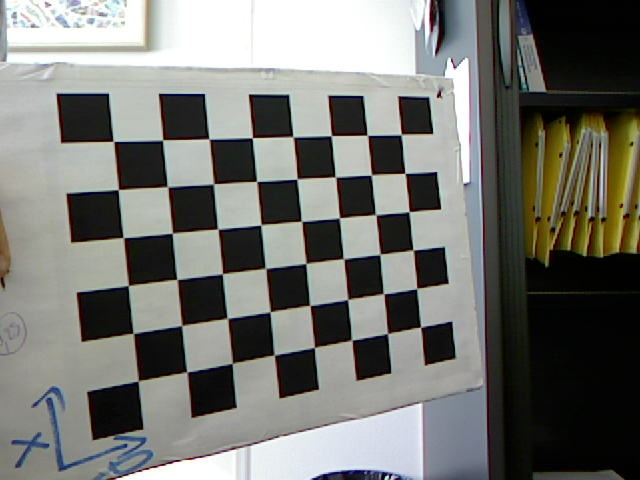
#> input picture imgs/img0.jpg, 640 x 480 px; the run also reads 1 picture not shown here
$ python main.py
#> lines starting #> are read from the running program, lines starting #| are printed output that depends on the picture; long printed decimals are rounded
### image.py
'''
Define image class which read the image, extract chessboard corners find the homography
'''
import cv2
import numpy as np


def normalize_trans(points):
    """TODO: Compute a transformation which translates and scale the inputted points such that
        their center is at the origin and their average distance to the origin is sqrt(2) using Equation.(21)

    Args:
        points (np.ndarray): points to normalize, shape (n, 2)
    Return:
        np.ndarray: similarity transformation for normalizing these points, shape (3, 3)
    """
    centroid = np.mean(points, axis=0)

    shifted = points - centroid

    dists = np.sqrt(np.sum(shifted**2, axis=1))
    mean_dist = np.mean(dists)

    s = np.sqrt(2) / mean_dist

    T = np.array([
        [s, 0, -s * centroid[0]],
        [0, s, -s * centroid[1]],
        [0, 0, 1]
    ])

    return T

def homogenize(points):
    """Convert points to homogeneous coordinate

    Args:
        points (np.ndarray): shape (n, 2)
    Return:
        np.ndarray: points in homogeneous coordinate (with 1 padded), shape (n, 3)
    """
    re = np.ones((points.shape[0], 3))
    re[:, :2] = points
    return re


class Image:
    """Provide operations on image necessary for calibration"""
    refine_criteria = (cv2.TERM_CRITERIA_EPS + cv2.TERM_CRITERIA_MAX_ITER, 30, 0.001)

    def __init__(self, impath, square_size=0.03, debug=False):
        """
        Args:
            impath (str): path to image file
            square_size (float): size in meter of a square on the chessboard
        """
        self.im = cv2.imread(impath)
        self.square_size = 0.03
        self.rows = 8  # number of rows in the grid pattern to look for on the chessboard
        self.cols = 6  # number of columns in the grid pattern to look for on the chessboard
        self.im_pts = self.locate_landmark()  # pixel coordinate of chessboard's corners
        self.plane_pts = self.get_landmark_world_coordinate()  # world coordinate of chessboard's corners
        self.H = self.find_homography()
        self.debug = debug
        self.im_name = impath[-5]

    def locate_landmark(self, draw_corners=False):
        """Identify corners on the chessboard such that they form a grid defined by inputted parameters

        Args:
            draw_corners (bool): to draw corners or not
        Return:
            np.ndarray: pixel coordinate of chessboard's corners, shape (self.rows * self.cols, 2)
        """
        # convert color image to gray scale
        gray = cv2.cvtColor(self.im, cv2.COLOR_BGR2GRAY)
        # find the chessboard corners
        ret, corners = cv2.findChessboardCorners(gray, (self.rows, self.cols), None)
        # if found, refine these corners' pixel coordinate & store them
        if ret:
            corners = cv2.cornerSubPix(gray, corners, (11, 11), (-1, -1), Image.refine_criteria)
            if draw_corners:
                cv2.drawChessboardCorners(self.im, (self.rows, self.cols), corners, ret)
                cv2.imshow('im', self.im)
                cv2.waitKey(0)
                cv2.destroyWindow('im')

        return corners.squeeze()

    def get_landmark_world_coordinate(self):
        """TODO: Compute 3D coordinate for each chessboard's corner. Assumption:

                * world origin is located at the 1st corner
                * x-axis is from corner 0 to corner 1 till corner 7,
                * y-axis is from corner 0 to corner 8 till corner 40,
                * distance between 2 adjacent corners is self.square_size
        Returns:
            np.ndarray: 3D coordinate of chessboard's corners, shape (self.rows * self.cols, 2)
        """
        x, y = np.meshgrid(np.arange(self.rows), np.arange(self.cols))
        pts = np.stack([x.flatten(), y.flatten()], axis=-1)*self.square_size
        return pts


    def find_homography(self):
        """TODO: Find the homography H that maps plane_pts to im_pts using Equation.(8)

        Return:
            np.ndarray: homography, shape (3, 3)
        """
        # get the normalize transformation
        T_norm_im = normalize_trans(self.im_pts)
        T_norm_plane = normalize_trans(self.plane_pts)

        # normalize image points and plane points
        norm_im_pts = (T_norm_im @ homogenize(self.im_pts).T).T  # shape (n, 3)
        norm_plane_pts = (T_norm_plane @ homogenize(self.plane_pts).T).T  # shape (n, 3)

        # TODO: construct linear equation to find normalized H using norm_im_pts and norm_plane_pts
        n = norm_im_pts.shape[0]
        Q = []

        for i in range(n):
            X, Y, _ = norm_plane_pts[i]
            u, v, _ = norm_im_pts[i]

            Q.append([X, Y, 1, 0, 0, 0, -u*X, -u*Y, -u])
            Q.append([0, 0, 0, X, Y, 1, -v*X, -v*Y, -v])

        Q = np.array(Q)

        # TODO: find normalized H as the singular vector Q associated with the smallest singular value
        _, _, Vt = np.linalg.svd(Q)
        H_norm = Vt[-1].reshape(3, 3)

        # TODO: de-normalize H_norm to get H
        H = np.linalg.inv(T_norm_im) @ H_norm @ T_norm_plane

        H /= H[-1, -1]
        return H

    def construct_v(self):
        """TODO: Find the left-hand side of Equation.(16) in the lab subject

        Return:
            np.ndarray: shape (2, 6)
        """
        H = self.H

        def v_ij(i, j):
            return np.array([
                H[0, i]*H[0, j],
                H[0, i]*H[1, j] + H[1, i]*H[0, j],
                H[1, i]*H[1, j],
                H[2, i]*H[0, j] + H[0, i]*H[2, j],
                H[2, i]*H[1, j] + H[1, i]*H[2, j],
                H[2, i]*H[2, j]
            ])

        v12 = v_ij(0, 1)
        v11 = v_ij(0, 0)
        v22 = v_ij(1, 1)

        return np.vstack([v12, v11 - v22])

    def find_extrinsic(self, K):
        """TODO: Find camera pose w.r.t the world frame defined by the chessboard using the homography and camera intrinsic
            matrix using Equation.(18)

        Arg:
            K (np.ndarray): camera intrinsic matrix, shape (3, 3)
        Returns:
            tuple[np.ndarray]: Rotation matrix (R) - shape (3, 3), translation vector (t) - shape (3,)
        """
        # NOTE: DO YOUR COMPUTATION OF R & t before the line "if self.debug"
        H = self.H

        K_inv = np.linalg.inv(K)
        H_ = K_inv @ H

        h1 = H_[:, 0]
        h2 = H_[:, 1]
        h3 = H_[:, 2]

        # scale factor
        lam = 1 / np.linalg.norm(h1)

        r1 = lam * h1
        r2 = lam * h2
        t = lam * h3

        # compute r3
        r3 = np.cross(r1, r2)

        R = np.stack([r1, r2, r3], axis=1)

        # enforce orthonormality via SVD
        U, _, Vt = np.linalg.svd(R)
        R = U @ Vt

 # this is just a dummy value, you should overwrite this with your computation

        if self.debug:
            assert self.plane_pts is not None, "Finish function get_landmark_world_coordinate first"
            # create a matrix of size (npts, 4), each row stores [X, Y, 0, 1] which is the homogeneous 3d coordinate
            # of each corner of the chessboard
            points_3d = np.zeros((self.plane_pts.shape[0], 4))
            points_3d[:, :2] = self.plane_pts
            points_3d[:, -1] = 1.0
            # project those 3d points onto image plane using Equation.(1)
            points_2d = (K @ np.concatenate((R, t.reshape(3, 1)), axis=1) @ points_3d.T).T
            points_2d /= points_2d[:, -1].reshape(-1, 1)
            points_2d = np.floor(points_2d).astype(int)
            # draw a circle around each corner
            im_ = self.im.copy()
            for j in range(points_2d.shape[0]):
                cv2.circle(im_, (points_2d[j, 0], points_2d[j, 1]), 5, (0, 255, 0), -1)
            cv2.imshow(f"img{self.im_name}", im_)

        return R, t


# [39 lines that do not run on import are left out]

### main.py
import numpy as np
import os
import matplotlib.pyplot as plt

from image import Image


if __name__ == '__main__':
	# get list of image names
	im_list = [file for file in os.listdir('./imgs') if file.endswith('.jpg')]

	# for each image, instantiate an Image object to calculate the Homography that map points from plane to image
	images = [Image(os.path.join('./imgs', im_file)) for im_file in im_list]
#> in __init__, self.im is the input picture: shape (480, 640, 3); mean B, G, R 112.8, 117.4, 116.8
#> in locate_landmark, `gray = cv2.cvtColor(self.im, cv2.COLOR_BGR2GRAY)`:
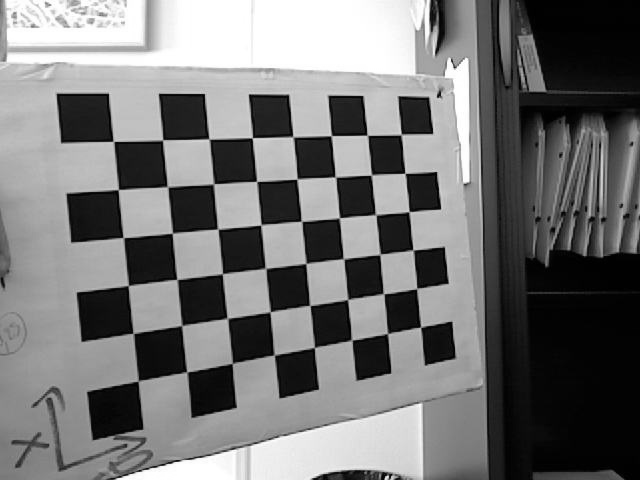
#> gray: shape (480, 640); min 0, max 255, mean 116.7
#> in locate_landmark, `ret, corners = cv2.findChessboardCorners(gray, (self.rows, self.cols),..`: ret = True; corners = 48 rows, first 8: [113.5, 141.4], [162.6, 139.9], [209, 138.9], [252.1, 137.9], [292.7, 136.7], [331.2, 135.7], [367.4, 135.3], [401.1, 134.5]
#> in locate_landmark, `corners = cv2.cornerSubPix(gray, corners, (11, 11), (-1, -1), Image.re..`: corners = 48 rows, first 8: [113.5, 141.4], [162.6, 140], [209.3, 139], [252.4, 137.7], [293.2, 136.8], [331.3, 135.7], [367.4, 135.3], [401.1, 134.6]
#> in __init__, `self.im_pts = self.locate_landmark()  # pixel coordinate of chessboard..`: self.im_pts = 48 pairs, first value 113.5 to 420.6, second value 134.6 to 380.8
#> in normalize_trans, `centroid = np.mean(points, axis=0)`: centroid = [277.2, 245.1]
#> in normalize_trans, `shifted = points - centroid`: shifted = 48 pairs, first value -163.8 to 143.4, second value -110.6 to 135.7
#> in normalize_trans, `dists = np.sqrt(np.sum(shifted**2, axis=1))`: dists = 48 values, max 194.2 at index 40, min 26.02 at index 27, mean 111.8
#> in normalize_trans, `mean_dist = np.mean(dists)`: mean_dist = 111.8
#> in normalize_trans, `s = np.sqrt(2) / mean_dist`: s = 0.0127
#> in normalize_trans, `T = np.array([ [s, 0, -s * centroid[0]], [0, s, -s * centroid[1]], [0,..`: T = [[0.0127, 0, -3.51], [0, 0.0127, -3.1], [0, 0, 1]]
#> in find_homography, `norm_im_pts = (T_norm_im @ homogenize(self.im_pts).T).T`: norm_im_pts = 48 rows, first 8: [-2.07, -1.31, 1], [-1.45, -1.33, 1], [-0.86, -1.34, 1], [-0.315, -1.36, 1], [0.202, -1.37, 1], [0.683, -1.39, 1], [1.14, -1.39, 1], [1.57, -1.4, 1]
#> the loop in find_homography, `for i in range(n):` made 48 passes
#> (u, v) on passes 1 to 12: (-2.07, -1.31), (-1.45, -1.33), (-0.86, -1.34), (-0.315, -1.36), (0.202, -1.37), (0.683, -1.39), (1.14, -1.39), (1.57, -1.4), (-2.01, -0.703), (-1.39, -0.739), (-0.806, -0.774), (-0.259, -0.806)
#> after the loop in find_homography, `for i in range(n):`: Q = 96 items
#> in find_homography, `H_norm = Vt[-1].reshape(3, 3)`: H_norm = [[-0.558, -0.06, -0.0482], [0.0598, -0.589, 0.00455], [-0.0337, -0.000729, -0.576]]
#> in find_homography, `H = np.linalg.inv(T_norm_im) @ H_norm @ T_norm_plane`: H = [[-941.7, -87.19, -58], [-62.49, -823.2, -72.46], [-0.595, -0.0128, -0.512]]
#> in find_homography, `H /= H[-1, -1]`: H = [[1838.1, 170.2, 113.2], [122, 1606.9, 141.4], [1.16, 0.0251, 1]]
#> in __init__, `self.H = self.find_homography()`: self.H has the same summary as H in find_homography
#> in locate_landmark (call 2), `ret, corners = cv2.findChessboardCorners(gray, (self.rows, self.cols),..`: corners = 48 rows, first 8: [113.8, 141.5], [163.2, 140.1], [209.4, 139.2], [252.7, 137.8], [293.4, 137], [331.8, 135.9], [367.8, 135.4], [401.5, 135.2]
#> in locate_landmark (call 2), `corners = cv2.cornerSubPix(gray, corners, (11, 11), (-1, -1), Image.re..`: corners = 48 rows, first 8: [113.6, 141.4], [163, 140.2], [209.5, 139.2], [252.6, 137.8], [293.4, 137.1], [331.8, 136], [367.6, 135.5], [401.6, 134.9]
#> in find_homography (call 2), `norm_im_pts = (T_norm_im @ homogenize(self.im_pts).T).T`: norm_im_pts = 48 rows, first 8: [-2.07, -1.31, 1], [-1.45, -1.33, 1], [-0.86, -1.34, 1], [-0.314, -1.36, 1], [0.202, -1.37, 1], [0.688, -1.38, 1], [1.14, -1.39, 1], [1.57, -1.4, 1]
#> the loop in find_homography (call 2), `for i in range(n):` made 48 passes
#> (u, v) on passes 1 to 12: (-2.07, -1.31), (-1.45, -1.33), (-0.86, -1.34), (-0.314, -1.36), (0.202, -1.37), (0.688, -1.38), (1.14, -1.39), (1.57, -1.4), (-2.01, -0.705), (-1.39, -0.739), (-0.802, -0.774), (-0.256, -0.808)
#> call 3 of __init__, with impath = './imgs/img2.jpg', square_size = 0.03, debug = False
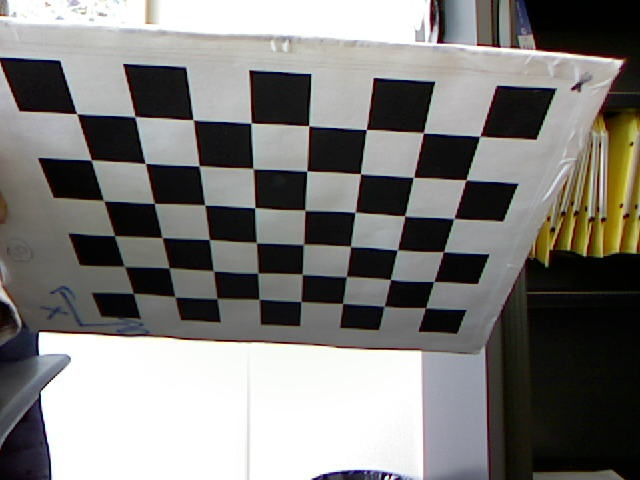
#> input picture imgs/img2.jpg, 640 x 480 px
#> in __init__, self.im is the input picture: shape (480, 640, 3); mean B, G, R 121.5, 124.1, 125.5
#> call 3 of locate_landmark, with draw_corners = False
#> in locate_landmark (call 3), `gray = cv2.cvtColor(self.im, cv2.COLOR_BGR2GRAY)`:
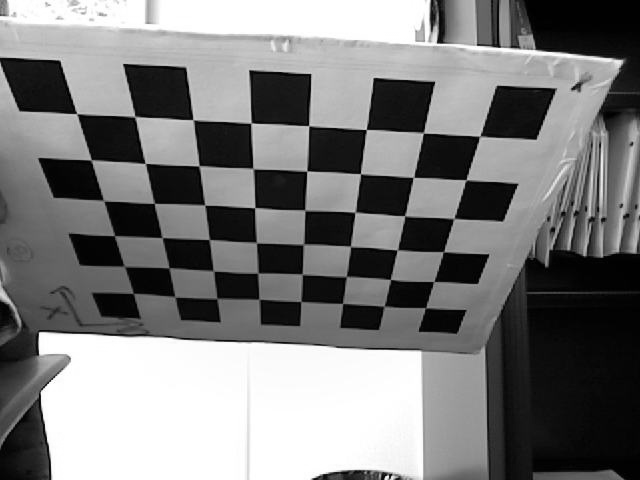
#> gray: shape (480, 640); min 0, max 255, mean 124.2
#> in locate_landmark (call 3), `ret, corners = cv2.findChessboardCorners(gray, (self.rows, self.cols),..`: corners = 48 rows, first 8: [76.65, 113.5], [134.7, 116.6], [192.7, 119.5], [251, 123], [308.7, 125.6], [366.2, 129.5], [423.4, 132.9], [480, 136.2]
#> in locate_landmark (call 3), `corners = cv2.cornerSubPix(gray, corners, (11, 11), (-1, -1), Image.re..`: corners = 48 rows, first 8: [76.72, 113.6], [135, 116.6], [193.3, 119.8], [251, 123.1], [308.7, 125.7], [366.2, 129.5], [423.4, 132.9], [479.8, 136.3]
#> in __init__ (call 3), `self.im_pts = self.locate_landmark()  # pixel coordinate of chessboard..`: self.im_pts = 48 pairs, first value 76.72 to 479.8, second value 113.6 to 307.7
#> in find_homography (call 3), `norm_im_pts = (T_norm_im @ homogenize(self.im_pts).T).T`: norm_im_pts = 48 rows, first 8: [-2.43, -1.28, 1], [-1.73, -1.24, 1], [-1.03, -1.21, 1], [-0.342, -1.17, 1], [0.35, -1.13, 1], [1.04, -1.09, 1], [1.73, -1.05, 1], [2.4, -1.01, 1]
#> in __init__ (call 3), `self.H = self.find_homography()`: self.H = [[1959.4, 714.5, 76.53], [115.2, 1949.7, 113.7], [0.0778, 2.55, 1]]

	# TODO: construct V to solve for b by stacking the output of im.construct_v() (Equation.(17))
	V = np.vstack([im.construct_v() for im in images])
#> in construct_v, `v12 = v_ij(0, 1)`: v12 = [312811.2, 2974292.5, 195998, 243.6, 1867.9, 0.0291]
#> in construct_v, `v11 = v_ij(0, 0)`: v11 = [3378489.2, 448396.5, 14877.9, 4266.4, 283.1, 1.35]
#> in construct_v, `v22 = v_ij(1, 1)`: v22 = [28962.9, 546930, 2582031.2, 8.54, 80.6, 0.000629]
#> V = [[312811.2, 2974292.5, 195998, 243.6, 1867.9, 0.0291], [3349526.3, -98533.5, -2567153.3, 4257.8, 202.5, 1.35], [311413, 2981224.7, 198941.8, 252.3, 1873.5, 0.0351], [3354655.7, -90212.4, -2574885.4, 4263.7, 190, 1.35], [1400004.1, 3902552.2, 224643.9, 5048.3, 445.2, 0.198], [3328776.7, -2334574.9, -3787981.4, -3336.5, -9918, -6.49]]

	# TODO: find b using the SVD trick
	_, _, Vt = np.linalg.svd(V)
#> Vt = [[-0.687, 0.318, 0.653, -0.000207, 0.000879, 3.9e-07], [0.376, 0.925, -0.0546, 0.000958, 0.000536, 2.44e-07], [0.622, -0.208, 0.755, 0.00974, 0.00616, 6.97e-06], [0.00513, -0.000825, 0.007, -0.281, -0.96, -0.000694], [-0.00533, 0.00101, -0.00542, 0.96, -0.281, 0.000505], [2.09e-06, 1.73e-08, 2.09e-06, -0.000679, -0.000524, 1]]
	b = Vt[-1]
#> b = [2.09e-06, 1.73e-08, 2.09e-06, -0.000679, -0.000524, 1]
	print('norm(V @ b) =', np.linalg.norm(V @ b))  # check if the dot product between V and b is zero
#| norm(V @ b) = 0.0003744
	b11, b12, b22, b13, b23, b33 = b.tolist()
#> b11 = 2.09e-06; b12 = 1.73e-08; b22 = 2.09e-06; b13 = -0.000679; b23 = -0.000524; b33 = 1
	print('b.shape: ', b.shape)
#| b.shape:  (6,)
	print('b11: ', b11)
#| b11:  2.09223085402286e-06
	print('b12: ', b12)
#| b12:  1.7269369563006947e-08
	print('b22: ', b22)
#| b22:  2.0854070184009056e-06
	print('b13: ', b13)
#| b13:  -0.0006794
	print('b23: ', b23)
#| b23:  -0.0005238
	print('b33: ', b33)
#| b33:  1

	# TODO: find components of intrinsic matrix from Equation.(12)
	v0 = (b12 * b13 - b11 * b23) / (b11 * b22 - b12**2)
#> v0 = 248.5

	lam = b33 - (b13**2 + v0 * (b12 * b13 - b11 * b23)) / b11
#> lam = 0.651

	alpha = np.sqrt(lam / b11)
#> alpha = 557.6
	beta = np.sqrt(lam * b11 / (b11 * b22 - b12**2))
#> beta = 558.6
	c = -b12 * alpha**2 * beta / lam
#> c = -4.61
	u0 = c * v0 / beta - b13 * alpha**2 / lam
#> u0 = 322.7

	print('----\nCamera intrinsic parameters:')
	print('\talpha: ', alpha)
#| 	alpha:  557.635
	print('\tbeta: ', beta)
#| 	beta:  558.566
	print('\tc: ', c)
#| 	c:  -4.610
	print('\tu0: ', u0)
#| 	u0:  322.684
	print('\tv0: ', v0)
#| 	v0:  248.504
	cam_intrinsic = np.array([
		[alpha, c, u0],
		[0, beta, v0],
		[0, 0, 1]
	])
#> cam_intrinsic = [[557.6, -4.61, 322.7], [0, 558.6, 248.5], [0, 0, 1]]

	# get camera pose
	for im in images:
		R, t = im.find_extrinsic(cam_intrinsic)
		print('R = \n', R)
		# print('R @ R.T = \n', R @ R.T)
		print('t = ', t)

		landmark_in_world = im.get_landmark_world_coordinate()  # (N, 2)

		proj = np.stack([
			R[:, 0], R[:, 1], t
		], axis=1)

		landmark_in_world = np.pad(landmark_in_world, pad_width=[(0, 0), (0, 1)], constant_values=0)  # (N, 3)

		landmark_in_world = landmark_in_world @ R.T + t

		landmark_in_pixel = landmark_in_world @ cam_intrinsic.T

		landmark_in_pixel /= landmark_in_pixel[:, [-1]]

		fig, ax = plt.subplots()
		ax.imshow(im.im[..., ::-1])
		ax.scatter(landmark_in_pixel[:, 0], landmark_in_pixel[:, 1])
#> this loop made 3 passes
#> (h1 in find_extrinsic, h2 in find_extrinsic, h3 in find_extrinsic, lam in find_extrinsic, r1 in find_extrinsic, r2 in find_extrinsic, t, r3 in find_extrinsic) on passes 1 to 2: ([2.62, -0.298, 1.16], [0.314, 2.87, 0.0251], [-0.377, -0.192, 1], 0.347, [0.91, -0.103, 0.403], [0.109, 0.994, 0.0087], [-0.131, -0.0665, 0.347], [-0.401, 0.036, 0.915]), ([2.62, -0.296, 1.16], [0.31, 2.87, 0.0302], [-0.377, -0.192, 1], 0.347, [0.91, -0.102, 0.403], [0.107, 0.994, 0.0105], [-0.131, -0.0664, 0.347], [-0.401, 0.0337, 0.915])
#> (h1 in find_extrinsic, h2 in find_extrinsic, h3 in find_extrinsic, lam in find_extrinsic, r1 in find_extrinsic, r2 in find_extrinsic, t, r3 in find_extrinsic) on pass 3: ([3.47, 0.172, 0.0778], [-0.174, 2.36, 2.55], [-0.443, -0.241, 1], 0.288, [0.999, 0.0494, 0.0224], [-0.05, 0.678, 0.733], [-0.128, -0.0694, 0.288], [0.021, -0.733, 0.68])
#> (printed output is left out)


	plt.show()
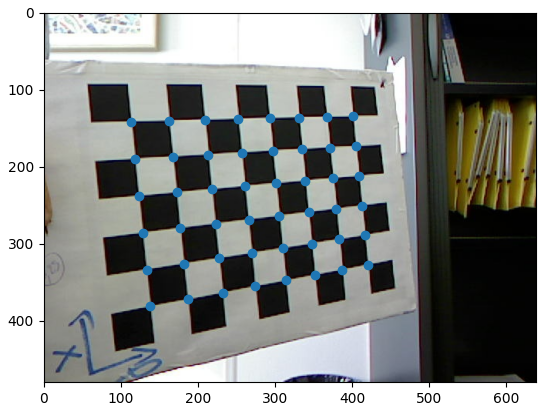
#> figure drawn by matplotlib, 1 panel
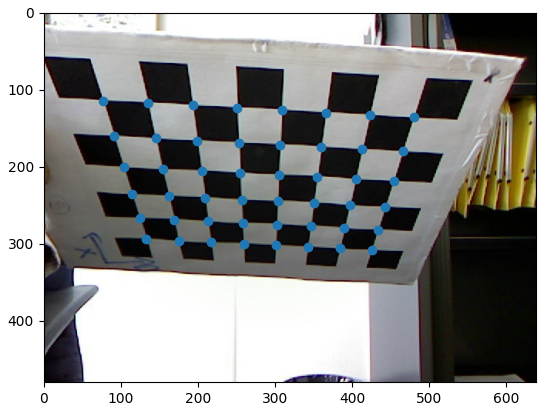
#> figure drawn by matplotlib, 1 panel
